Frame 1 (no input): blank canvas, image omitted
Frame 60 (no input): blank canvas, image omitted
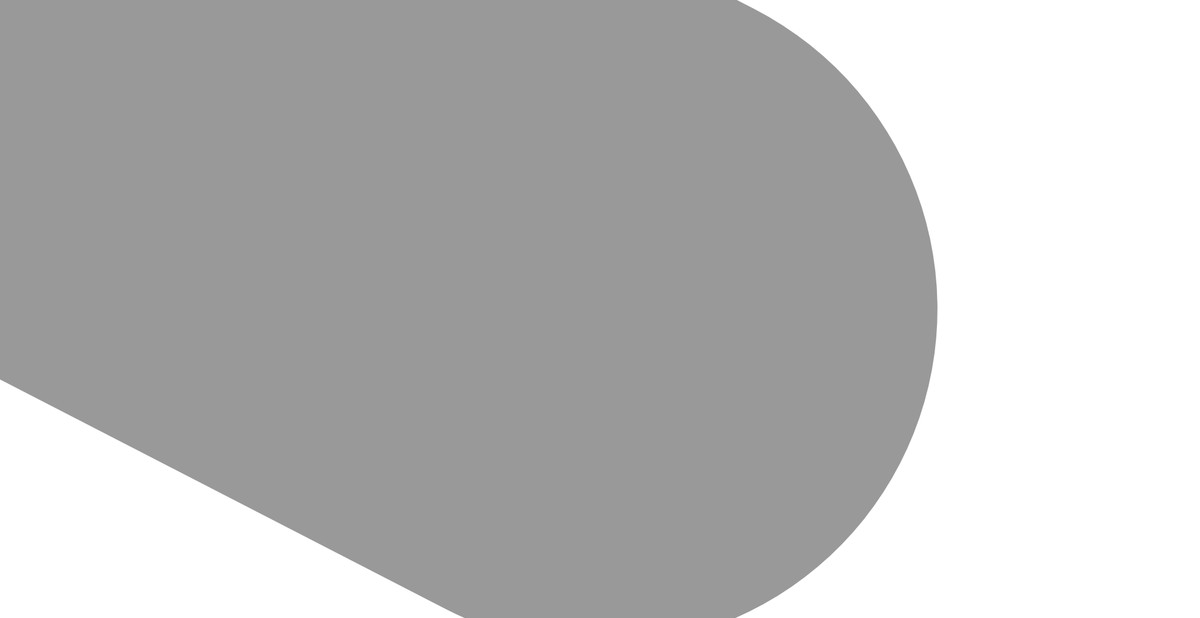
Frame 120 (the mouse pressed at the canvas centre since frame 60)

The p5.js sketch whose frames 1 and 60 were blank and that drew this single picture after the mouse press (run headless with seeded random() and noise() and a simulated clock; from frame 60 on, the mouse is pressed at the canvas centre):

// p5.js sketch
// ── sketch.js
//  Variables:


function setup() {
    createCanvas(1980, 1020);
    stroke(0, 102);
}

function draw() {
    var weight = dist(mouseX, mouseY, pmouseX, pmouseY);
    //  established from the distance calculations
    strokeWeight(weight);
    line(mouseX, mouseY, pmouseX, pmouseY);

}
